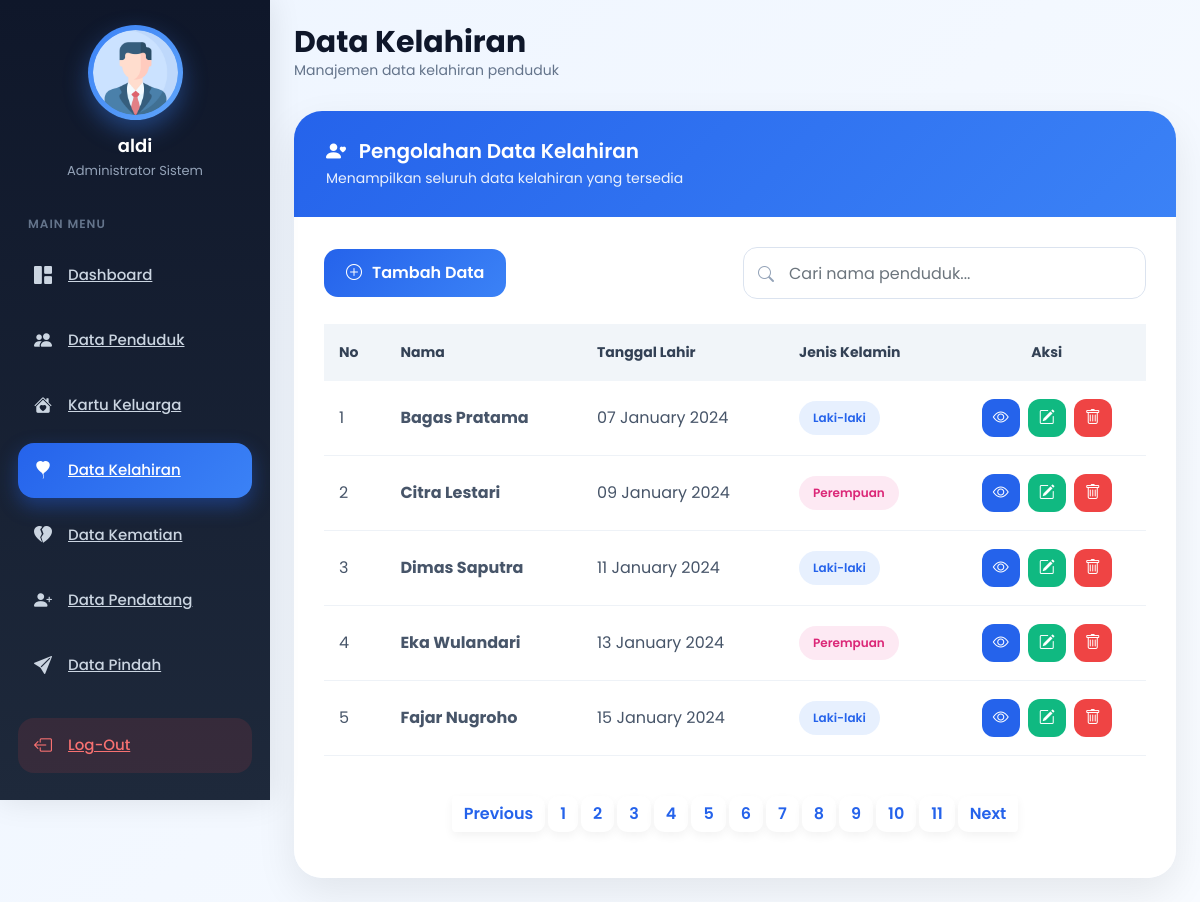
The page /kelahiran.php (signed in) on the database as committed earlier.
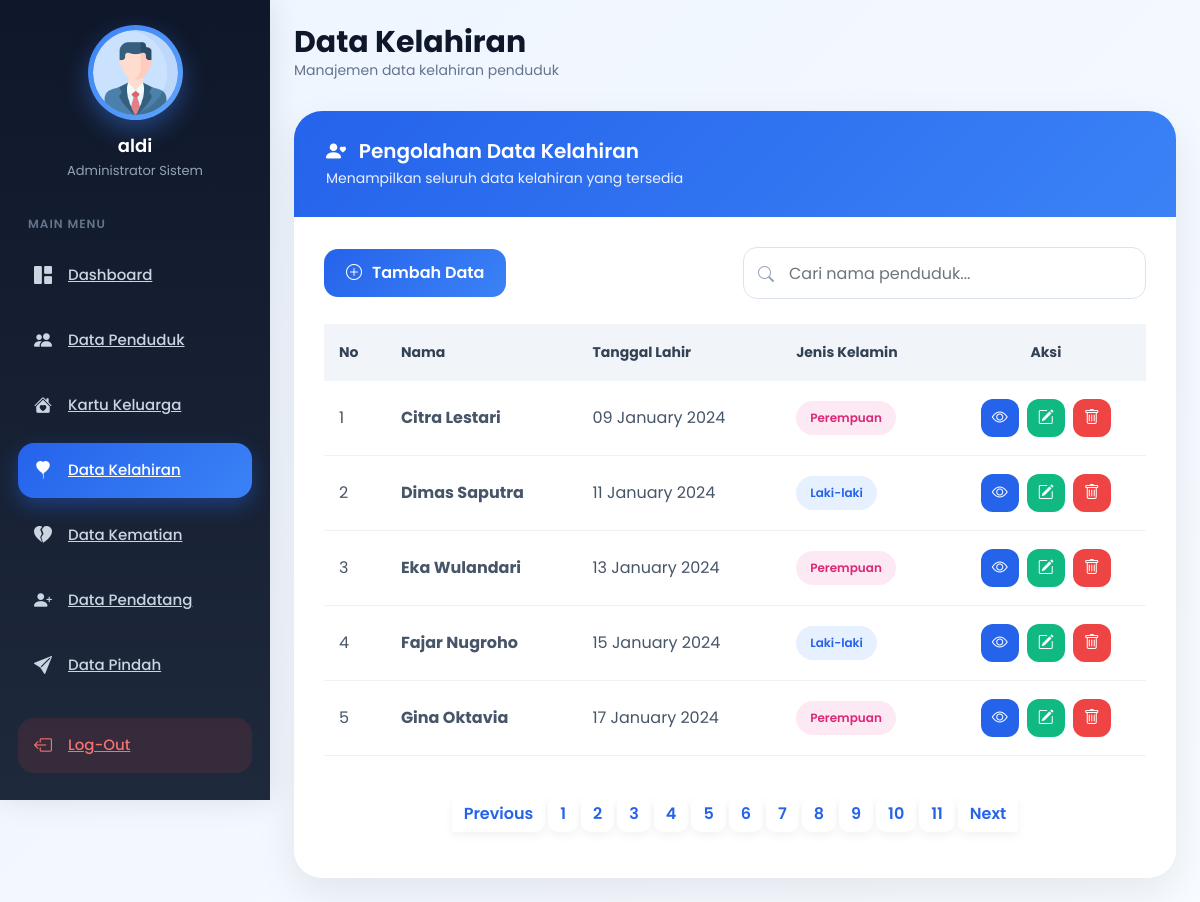
The same page on the database as committed later.
### tables this page shows
CREATE TABLE `kelahiran` (
  `id` int(11) NOT NULL,
  `nama` varchar(100) NOT NULL,
  `tanggal` date NOT NULL,
  `kelamin` varchar(30) NOT NULL,
  `ayah` varchar(100) NOT NULL,
  `ibu` varchar(100) NOT NULL
);

### kelahiran.php (the view, shortened to what the changed rows need)
<?php
include 'sidebar.php';
include 'connection.php';
?>
<!DOCTYPE html>
<html lang="en">
<head>
    <link href="https://cdn.jsdelivr.net/npm/bootstrap@5.0.2/dist/css/bootstrap.min.css" rel="stylesheet">
    <link rel="stylesheet"
        href="https://cdn.jsdelivr.net/npm/bootstrap-icons@1.11.3/font/bootstrap-icons.min.css">
</head>
<body>
    <div class="p-4" id="main-content">
        <div class="card main-card">
            <div class="content-area">
                <div class="table-responsive">
                    <table class="table align-middle">
                        <thead>
                            <tr>
                                <th>No</th>
                                <th>Nama</th>
                                <th>Tanggal Lahir</th>
                                <th>Jenis Kelamin</th>
                                <th class="text-center">Aksi</th>
                            </tr>
                        </thead>
                        <tbody>
                            <?php
                            $batas = 5;
                            $halaman = isset($_GET['halaman']) ? (int)$_GET['halaman'] : 1;
                            $halaman_awal = ($halaman > 1) ? ($halaman * $batas) - $batas : 0;
                            $baris = mysqli_query($kon, "SELECT * FROM kelahiran");
                            $jumlah_data = mysqli_num_rows($baris);
                            $total_halaman = ceil($jumlah_data / $batas);
                            $no = $halaman_awal + 1;
                            if (isset($_GET['cari'])) {
                                $cari = $_GET['cari'];
                                $data = mysqli_query(
                                    $kon,
                                    "SELECT * FROM kelahiran
                                     WHERE nama LIKE '%$cari%'"
                                );
                            } else {
                                $data = mysqli_query(
                                    $kon,
                                    "SELECT * FROM kelahiran
                                     LIMIT $halaman_awal, $batas"
                                );
                            }
                            while ($d = mysqli_fetch_array($data)) {
                                ?>
                                <tr>
                                    <td><?= $no++; ?></td>
                                    <td>
                                        <strong>
                                            <?= $d['nama']; ?>
                                        </strong>
                                    </td>
                                    <td>
                                        <?= date('d F Y', strtotime($d['tanggal'])); ?>
                                    </td>
                                    <td>
                                        <?php
                                        if ($d['kelamin'] == "Laki-laki") {
                                            echo '<span class="badge-gender male">Laki-laki</span>';
                                        } else {
                                            echo '<span class="badge-gender female">Perempuan</span>';
                                        }
                                        ?>
                                    </td>
                                    <td class="text-center">
                                        <div class="d-flex justify-content-center gap-2">
                                            <a href="detail_kelahiran.php?id=<?= $d['id']; ?>"
                                                class="action-btn btn-view">
                                                <i class="bi bi-eye"></i>
                                            </a>
                                            <a href="form_edit_kelahiran.php?id=<?= $d['id']; ?>"
                                                class="action-btn btn-edit">
                                                <i class="bi bi-pencil-square"></i>
                                            </a>
                                            <a href="delete_kelahiran.php?id=<?= $d['id']; ?>"
                                                class="action-btn btn-delete alert_notif">
                                                <i class="bi bi-trash"></i>
                                            </a>
                                        </div>
                                    </td>
                                </tr>
                            <?php } ?>
                        </tbody>
                    </table>
                </div>
                <nav class="mt-4">
                    <ul class="pagination justify-content-center">
                        <?php
                        for ($x = 1; $x <= $total_halaman; $x++) {
                            ?>
                            <li class="page-item">
                                <a class="page-link"
                                    href="?halaman=<?= $x ?>">
                                    <?= $x ?>
                                </a>
                            </li>
                        <?php } ?>
                    </ul>
                </nav>
            </div>
        </div>
    </div>
</body>
</html>

Rows that differ between the two databases and show on the page:
removed kelahiran: nama "Bagas Pratama", tanggal "07 January 2024", kelamin "Laki-laki"
now on this page (row unchanged): kelahiran: nama "Gina Oktavia", tanggal "17 January 2024", kelamin "Perempuan"
